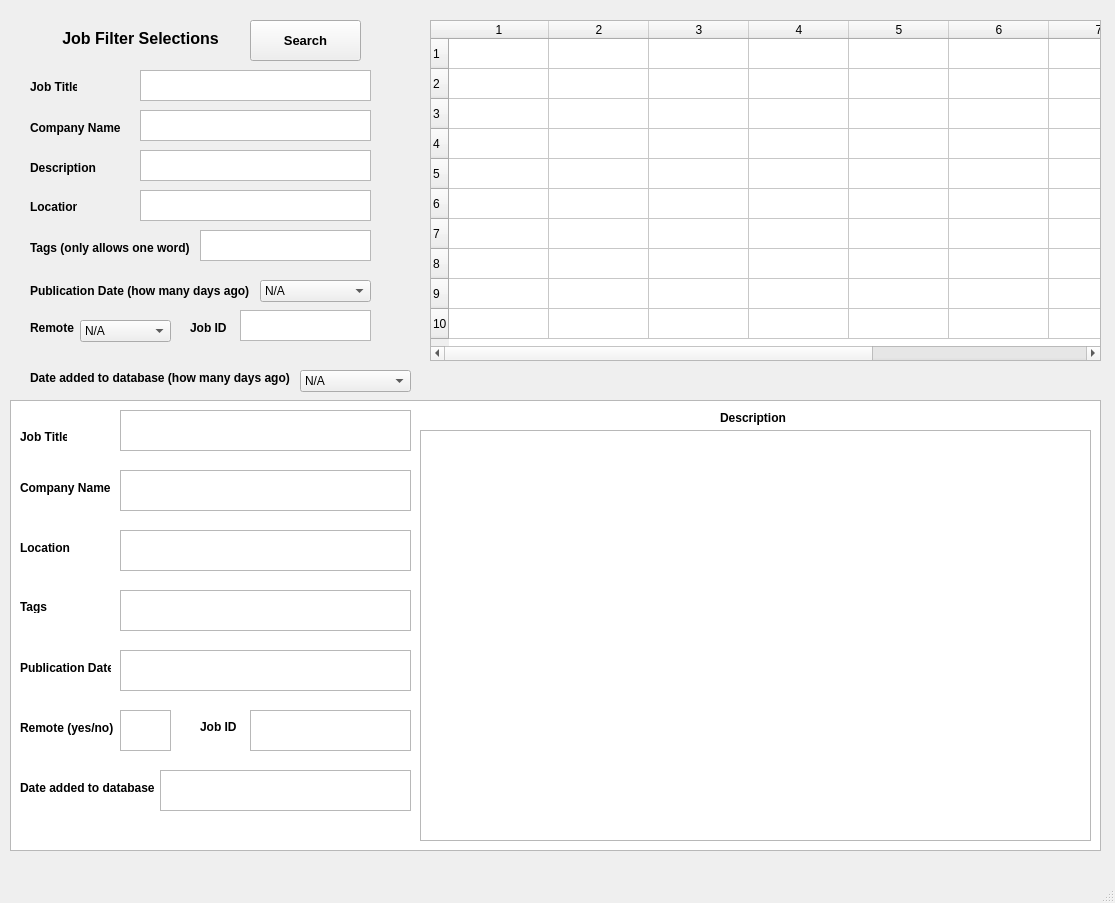
<?xml version="1.0" encoding="UTF-8"?>
<ui version="4.0">
 <class>MainWindow</class>
 <widget class="QMainWindow" name="MainWindow">
  <property name="geometry">
   <rect>
    <x>0</x>
    <y>0</y>
    <width>1115</width>
    <height>903</height>
   </rect>
  </property>
  <property name="windowTitle">
   <string>MainWindow</string>
  </property>
  <widget class="QWidget" name="centralwidget">
   <widget class="QTableWidget" name="database_table">
    <property name="geometry">
     <rect>
      <x>430</x>
      <y>20</y>
      <width>671</width>
      <height>341</height>
     </rect>
    </property>
    <property name="rowCount">
     <number>10</number>
    </property>
    <property name="columnCount">
     <number>9</number>
    </property>
    <row/>
    <row/>
    <row/>
    <row/>
    <row/>
    <row/>
    <row/>
    <row/>
    <row/>
    <row/>
    <column/>
    <column/>
    <column/>
    <column/>
    <column/>
    <column/>
    <column/>
    <column/>
    <column/>
   </widget>
   <widget class="QLabel" name="filter_selections">
    <property name="geometry">
     <rect>
      <x>60</x>
      <y>30</y>
      <width>161</width>
      <height>16</height>
     </rect>
    </property>
    <property name="font">
     <font>
      <pointsize>12</pointsize>
      <weight>75</weight>
      <bold>true</bold>
     </font>
    </property>
    <property name="text">
     <string>Job Filter Selections</string>
    </property>
    <property name="alignment">
     <set>Qt::AlignCenter</set>
    </property>
   </widget>
   <widget class="QLabel" name="title_filter">
    <property name="geometry">
     <rect>
      <x>30</x>
      <y>80</y>
      <width>47</width>
      <height>13</height>
     </rect>
    </property>
    <property name="font">
     <font>
      <weight>75</weight>
      <bold>true</bold>
     </font>
    </property>
    <property name="text">
     <string>Job Title</string>
    </property>
   </widget>
   <widget class="QLabel" name="company_filter">
    <property name="geometry">
     <rect>
      <x>30</x>
      <y>120</y>
      <width>91</width>
      <height>16</height>
     </rect>
    </property>
    <property name="font">
     <font>
      <weight>75</weight>
      <bold>true</bold>
     </font>
    </property>
    <property name="text">
     <string>Company Name</string>
    </property>
   </widget>
   <widget class="QLabel" name="tags_filter">
    <property name="geometry">
     <rect>
      <x>30</x>
      <y>240</y>
      <width>211</width>
      <height>16</height>
     </rect>
    </property>
    <property name="font">
     <font>
      <weight>75</weight>
      <bold>true</bold>
     </font>
    </property>
    <property name="text">
     <string>Tags (only allows one word)</string>
    </property>
   </widget>
   <widget class="QLabel" name="location_filter">
    <property name="geometry">
     <rect>
      <x>30</x>
      <y>200</y>
      <width>47</width>
      <height>13</height>
     </rect>
    </property>
    <property name="font">
     <font>
      <weight>75</weight>
      <bold>true</bold>
     </font>
    </property>
    <property name="text">
     <string>Location</string>
    </property>
   </widget>
   <widget class="QLabel" name="description_filter">
    <property name="geometry">
     <rect>
      <x>30</x>
      <y>160</y>
      <width>81</width>
      <height>16</height>
     </rect>
    </property>
    <property name="font">
     <font>
      <weight>75</weight>
      <bold>true</bold>
     </font>
    </property>
    <property name="text">
     <string>Description</string>
    </property>
   </widget>
   <widget class="QLabel" name="publication_date_filter">
    <property name="geometry">
     <rect>
      <x>30</x>
      <y>270</y>
      <width>221</width>
      <height>41</height>
     </rect>
    </property>
    <property name="font">
     <font>
      <weight>75</weight>
      <bold>true</bold>
     </font>
    </property>
    <property name="text">
     <string>Publication Date (how many days ago)</string>
    </property>
   </widget>
   <widget class="QLabel" name="remote_filter">
    <property name="geometry">
     <rect>
      <x>30</x>
      <y>320</y>
      <width>111</width>
      <height>16</height>
     </rect>
    </property>
    <property name="font">
     <font>
      <weight>75</weight>
      <bold>true</bold>
     </font>
    </property>
    <property name="text">
     <string>Remote </string>
    </property>
   </widget>
   <widget class="QPushButton" name="search">
    <property name="geometry">
     <rect>
      <x>250</x>
      <y>20</y>
      <width>111</width>
      <height>41</height>
     </rect>
    </property>
    <property name="font">
     <font>
      <pointsize>10</pointsize>
      <weight>75</weight>
      <bold>true</bold>
     </font>
    </property>
    <property name="text">
     <string>Search</string>
    </property>
   </widget>
   <widget class="QLabel" name="date_added_to_db">
    <property name="geometry">
     <rect>
      <x>30</x>
      <y>370</y>
      <width>261</width>
      <height>16</height>
     </rect>
    </property>
    <property name="font">
     <font>
      <weight>75</weight>
      <bold>true</bold>
     </font>
    </property>
    <property name="text">
     <string>Date added to database (how many days ago)</string>
    </property>
   </widget>
   <widget class="QTextEdit" name="display_box">
    <property name="geometry">
     <rect>
      <x>10</x>
      <y>400</y>
      <width>1091</width>
      <height>451</height>
     </rect>
    </property>
   </widget>
   <widget class="QLabel" name="job_title_box">
    <property name="geometry">
     <rect>
      <x>20</x>
      <y>430</y>
      <width>47</width>
      <height>13</height>
     </rect>
    </property>
    <property name="font">
     <font>
      <weight>75</weight>
      <bold>true</bold>
     </font>
    </property>
    <property name="text">
     <string>Job Title</string>
    </property>
   </widget>
   <widget class="QLabel" name="description_box">
    <property name="geometry">
     <rect>
      <x>720</x>
      <y>410</y>
      <width>81</width>
      <height>16</height>
     </rect>
    </property>
    <property name="font">
     <font>
      <weight>75</weight>
      <bold>true</bold>
     </font>
    </property>
    <property name="text">
     <string>Description</string>
    </property>
   </widget>
   <widget class="QLabel" name="company_name_box">
    <property name="geometry">
     <rect>
      <x>20</x>
      <y>480</y>
      <width>91</width>
      <height>16</height>
     </rect>
    </property>
    <property name="font">
     <font>
      <weight>75</weight>
      <bold>true</bold>
     </font>
    </property>
    <property name="text">
     <string>Company Name</string>
    </property>
   </widget>
   <widget class="QLabel" name="location_box">
    <property name="geometry">
     <rect>
      <x>20</x>
      <y>540</y>
      <width>81</width>
      <height>16</height>
     </rect>
    </property>
    <property name="font">
     <font>
      <weight>75</weight>
      <bold>true</bold>
     </font>
    </property>
    <property name="text">
     <string>Location</string>
    </property>
   </widget>
   <widget class="QLabel" name="tags_box">
    <property name="geometry">
     <rect>
      <x>20</x>
      <y>600</y>
      <width>47</width>
      <height>13</height>
     </rect>
    </property>
    <property name="font">
     <font>
      <weight>75</weight>
      <bold>true</bold>
     </font>
    </property>
    <property name="text">
     <string>Tags</string>
    </property>
   </widget>
   <widget class="QLabel" name="publication_date_box">
    <property name="geometry">
     <rect>
      <x>20</x>
      <y>660</y>
      <width>91</width>
      <height>16</height>
     </rect>
    </property>
    <property name="font">
     <font>
      <weight>75</weight>
      <bold>true</bold>
     </font>
    </property>
    <property name="text">
     <string>Publication Date</string>
    </property>
   </widget>
   <widget class="QLabel" name="remote_box">
    <property name="geometry">
     <rect>
      <x>20</x>
      <y>720</y>
      <width>101</width>
      <height>16</height>
     </rect>
    </property>
    <property name="font">
     <font>
      <weight>75</weight>
      <bold>true</bold>
     </font>
    </property>
    <property name="text">
     <string>Remote (yes/no)</string>
    </property>
   </widget>
   <widget class="QLabel" name="date_added_to_db_box">
    <property name="geometry">
     <rect>
      <x>20</x>
      <y>780</y>
      <width>141</width>
      <height>16</height>
     </rect>
    </property>
    <property name="font">
     <font>
      <weight>75</weight>
      <bold>true</bold>
     </font>
    </property>
    <property name="text">
     <string>Date added to database</string>
    </property>
   </widget>
   <widget class="QTextEdit" name="job_title_display">
    <property name="geometry">
     <rect>
      <x>120</x>
      <y>410</y>
      <width>291</width>
      <height>41</height>
     </rect>
    </property>
   </widget>
   <widget class="QTextEdit" name="company_name__display">
    <property name="geometry">
     <rect>
      <x>120</x>
      <y>470</y>
      <width>291</width>
      <height>41</height>
     </rect>
    </property>
   </widget>
   <widget class="QTextEdit" name="location_display">
    <property name="geometry">
     <rect>
      <x>120</x>
      <y>530</y>
      <width>291</width>
      <height>41</height>
     </rect>
    </property>
   </widget>
   <widget class="QTextEdit" name="tags_display">
    <property name="geometry">
     <rect>
      <x>120</x>
      <y>590</y>
      <width>291</width>
      <height>41</height>
     </rect>
    </property>
   </widget>
   <widget class="QTextEdit" name="pub_date_display">
    <property name="geometry">
     <rect>
      <x>120</x>
      <y>650</y>
      <width>291</width>
      <height>41</height>
     </rect>
    </property>
   </widget>
   <widget class="QTextEdit" name="remote_display">
    <property name="geometry">
     <rect>
      <x>120</x>
      <y>710</y>
      <width>51</width>
      <height>41</height>
     </rect>
    </property>
   </widget>
   <widget class="QTextEdit" name="date_added_to_db_display">
    <property name="geometry">
     <rect>
      <x>160</x>
      <y>770</y>
      <width>251</width>
      <height>41</height>
     </rect>
    </property>
   </widget>
   <widget class="QTextEdit" name="description_display">
    <property name="geometry">
     <rect>
      <x>420</x>
      <y>430</y>
      <width>671</width>
      <height>411</height>
     </rect>
    </property>
   </widget>
   <widget class="QComboBox" name="pub_date_input">
    <property name="geometry">
     <rect>
      <x>260</x>
      <y>280</y>
      <width>111</width>
      <height>22</height>
     </rect>
    </property>
    <item>
     <property name="text">
      <string>N/A</string>
     </property>
    </item>
    <item>
     <property name="text">
      <string>1</string>
     </property>
    </item>
    <item>
     <property name="text">
      <string>5</string>
     </property>
    </item>
    <item>
     <property name="text">
      <string>10</string>
     </property>
    </item>
    <item>
     <property name="text">
      <string>15</string>
     </property>
    </item>
    <item>
     <property name="text">
      <string>20</string>
     </property>
    </item>
    <item>
     <property name="text">
      <string>30</string>
     </property>
    </item>
    <item>
     <property name="text">
      <string>60</string>
     </property>
    </item>
   </widget>
   <widget class="QComboBox" name="remote_input">
    <property name="geometry">
     <rect>
      <x>80</x>
      <y>320</y>
      <width>91</width>
      <height>22</height>
     </rect>
    </property>
    <item>
     <property name="text">
      <string>N/A</string>
     </property>
    </item>
    <item>
     <property name="text">
      <string>Yes</string>
     </property>
    </item>
    <item>
     <property name="text">
      <string>No</string>
     </property>
    </item>
   </widget>
   <widget class="QTextEdit" name="job_title_input">
    <property name="geometry">
     <rect>
      <x>140</x>
      <y>70</y>
      <width>231</width>
      <height>31</height>
     </rect>
    </property>
   </widget>
   <widget class="QTextEdit" name="company_name_input">
    <property name="geometry">
     <rect>
      <x>140</x>
      <y>110</y>
      <width>231</width>
      <height>31</height>
     </rect>
    </property>
   </widget>
   <widget class="QTextEdit" name="description_input">
    <property name="geometry">
     <rect>
      <x>140</x>
      <y>150</y>
      <width>231</width>
      <height>31</height>
     </rect>
    </property>
   </widget>
   <widget class="QTextEdit" name="location_input">
    <property name="geometry">
     <rect>
      <x>140</x>
      <y>190</y>
      <width>231</width>
      <height>31</height>
     </rect>
    </property>
   </widget>
   <widget class="QTextEdit" name="tags_input">
    <property name="geometry">
     <rect>
      <x>200</x>
      <y>230</y>
      <width>171</width>
      <height>31</height>
     </rect>
    </property>
   </widget>
   <widget class="QComboBox" name="date_added_to_db_input">
    <property name="geometry">
     <rect>
      <x>300</x>
      <y>370</y>
      <width>111</width>
      <height>22</height>
     </rect>
    </property>
    <item>
     <property name="text">
      <string>N/A</string>
     </property>
    </item>
    <item>
     <property name="text">
      <string>1</string>
     </property>
    </item>
    <item>
     <property name="text">
      <string>5</string>
     </property>
    </item>
    <item>
     <property name="text">
      <string>10</string>
     </property>
    </item>
    <item>
     <property name="text">
      <string>15</string>
     </property>
    </item>
    <item>
     <property name="text">
      <string>20</string>
     </property>
    </item>
   </widget>
   <widget class="QLabel" name="job_id_box">
    <property name="geometry">
     <rect>
      <x>200</x>
      <y>720</y>
      <width>47</width>
      <height>13</height>
     </rect>
    </property>
    <property name="font">
     <font>
      <weight>75</weight>
      <bold>true</bold>
     </font>
    </property>
    <property name="text">
     <string>Job ID</string>
    </property>
   </widget>
   <widget class="QTextEdit" name="job_id_display">
    <property name="geometry">
     <rect>
      <x>250</x>
      <y>710</y>
      <width>161</width>
      <height>41</height>
     </rect>
    </property>
   </widget>
   <widget class="QLabel" name="job_id_filter">
    <property name="geometry">
     <rect>
      <x>190</x>
      <y>320</y>
      <width>41</width>
      <height>16</height>
     </rect>
    </property>
    <property name="font">
     <font>
      <weight>75</weight>
      <bold>true</bold>
     </font>
    </property>
    <property name="text">
     <string>Job ID</string>
    </property>
   </widget>
   <widget class="QTextEdit" name="job_id_input">
    <property name="geometry">
     <rect>
      <x>240</x>
      <y>310</y>
      <width>131</width>
      <height>31</height>
     </rect>
    </property>
   </widget>
  </widget>
  <widget class="QStatusBar" name="statusbar"/>
  <action name="actionCreate_Database">
   <property name="text">
    <string>Create Database</string>
   </property>
  </action>
  <action name="actionView_Database">
   <property name="text">
    <string>View Database</string>
   </property>
  </action>
  <action name="actionUpdate_Database">
   <property name="text">
    <string>Update Database </string>
   </property>
  </action>
  <action name="actionClear_Database_and_Repopulate">
   <property name="text">
    <string>Clear Database and Repopulate</string>
   </property>
  </action>
 </widget>
 <resources/>
 <connections/>
</ui>
